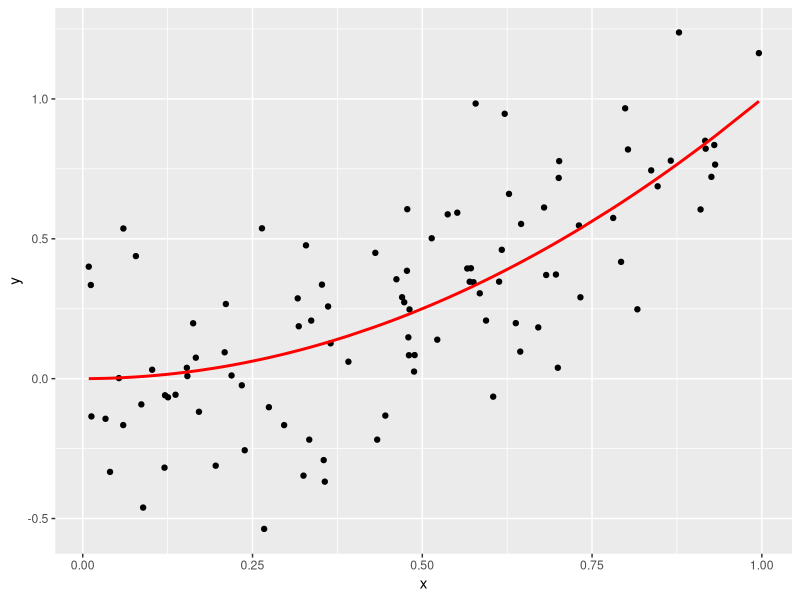
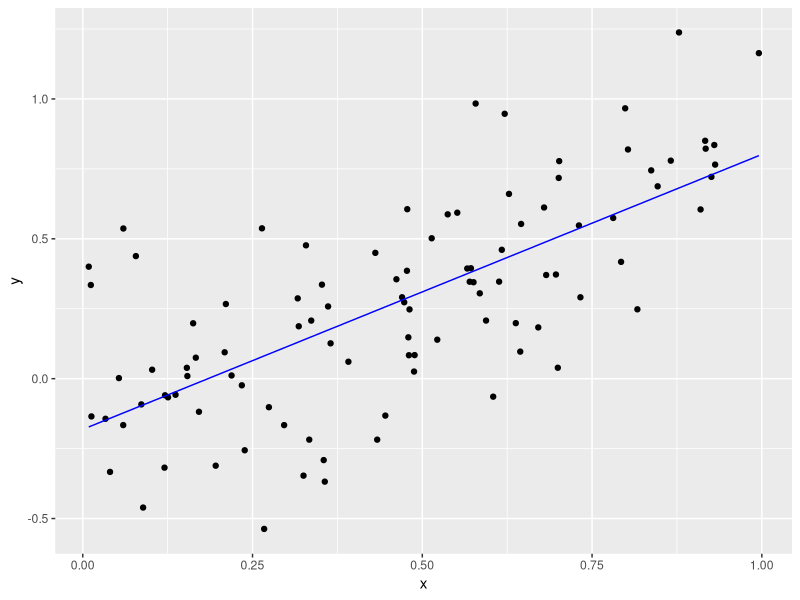

Recreate these plots in R, in order.
# Setup -------------------------------------------------------------------
library(tidyverse)
library(broom)

# Let these be:
# -true function f(x) for a one-dimensional predictor x
# -the standard deviation of the true epsilon i.e. the noise
f <- function(x) {
  x^2
}
sigma <- 0.3

# This function generates a random sample. Random in terms of both
# -the predictor x
# -the amount of noise eps
generate_sample <- function(f, n_sim, sigma) {
  data_frame(
    x = runif(n = n_sim, min = 0, max = 1),
    f_x = f(x),
    eps = rnorm(n = n_sim, mean = 0, sd = sigma),
    y = f_x + eps
  )
}



# Generate Training Data via Sampling -------------------------------------
train_data <- generate_sample(f, n_sim = 100, sigma = sigma)

# The true model f(x) is in red. We observe points (x,y). Here we are pretending
# to know the exact break down of y into f(x) and eps
ggplot(train_data, aes(x=x)) +
  geom_point(aes(y=y)) +
  geom_line(aes(y=f_x), col="red", size=1)

# In a realistic situation, we only know x & y, not f(x) & eps. So we should
# remove them
train_data <- train_data %>%
  select(x, y)



# Generate Test Data, Fit Model, and Get Predictions -------------------

# 1. Generate test data via sampling. Recall in test data, we only have the
# predictors x:
test_data <- generate_sample(f, n_sim = 100, sigma = sigma) %>%
  select(x)

# 2. Fit Model: Simple linear regression
model <- lm(y ~ x, data = train_data)
train_data_augmented <- model %>%
  augment() %>%
  tbl_df()
# Plot fitted model to training data
ggplot(data=train_data_augmented, aes(x=x)) +
  geom_point(aes(y=y)) +
  geom_line(aes(y=.fitted), col="blue")

# 3. Get Predictions
# Note: we use augment(newdata=BLAH) here, since it works. This is equivalent
# to using the predict() function.
predictions <- model %>%
  augment(newdata=test_data) %>%
  tbl_df() %>%
  .[[".fitted"]]



# Main For Loop -------------------------------------------------
set.seed(76)
n_sim <- 10000

# Create new test data: a single point
x0 <- 0.95
test_data <- data_frame(x=x0)

# Save predictions here
predictions <- rep(0, n_sim)

for(i in 1:n_sim) {
  # FILL THIS IN:
  train <- generate_sample(train_data, n_sim, sigma)
  model <- lm(y ~ x, data = train)
  
  predictions[i] <- predict(model, test_data)

  
  if(i %% 100 == 0){
    print(i)
  }
}

# Pull the Curtain! Reveal truth: i.e. show all components we really know, but
# pretended not to:
set.seed(76)
truth <- data_frame(
  x = rep(x0, n_sim),
  f_x = f(x),
  eps = rnorm(n = n_sim, mean = 0, sd = 0.3),
  y = f_x + eps
  )

# Add predictions
truth <- truth %>%
  mutate(y_hat=predictions)

# Compute MSE, (Avg Bias of f_hat)^2, Variance of f_hat, sigma^2:
# FILL THIS IN:

# Save MSE's here
MSE_array <- rep(0, n_sim)
bias_array <- rep(0, n_sim)
for(i in 1:n_sim) {
  MSE_array[i] <- (truth$y_hat[i] - truth$y[i])^2
  bias_array[i] <- (truth$f_x[i] - truth$y_hat[i])^2
  
}
# MSE
MSE <- mean(MSE_array)

# (Average Bias of f_hat ^)2
bias <- ( (1/n_sim)* sum(bias_array) )^2

# Var of fhat over n_sim values
variance <- var(truth$y_hat)

# sigma^2
sigma_sq <- variance^2


